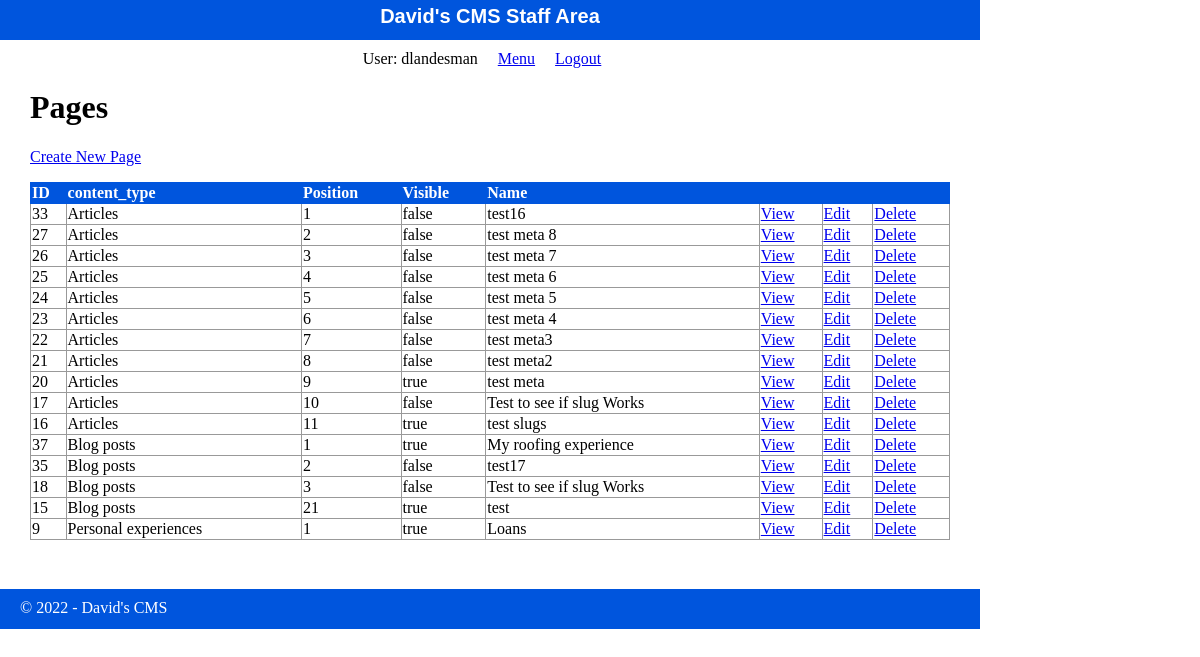
The page /staff/pages/index.php (signed in) on the database its author committed.
### tables this page shows
CREATE TABLE IF NOT EXISTS `pages` (
  `id` int(11) NOT NULL AUTO_INCREMENT,
  `content_type_id` int(11) DEFAULT NULL,
  `title` varchar(255) DEFAULT NULL,
  `position` int(3) DEFAULT NULL,
  `visible` tinyint(1) DEFAULT NULL,
  `content` text,
  `author_id` int(11) DEFAULT NULL,
  `slug` varchar(255) DEFAULT NULL,
  `created_at` timestamp NOT NULL DEFAULT CURRENT_TIMESTAMP,
  `updated_at` datetime NOT NULL DEFAULT CURRENT_TIMESTAMP ON UPDATE CURRENT_TIMESTAMP,
  PRIMARY KEY (`id`),
  UNIQUE KEY `unique_index_content_type_id_slug` (`content_type_id`,`slug`),
  KEY `fk_content_type_id` (`content_type_id`) USING BTREE,
  KEY `fk_author_id` (`author_id`)
);

CREATE TABLE IF NOT EXISTS `content_types` (
  `id` int(11) NOT NULL AUTO_INCREMENT,
  `name` varchar(255) DEFAULT NULL,
  `position` int(3) DEFAULT NULL,
  `visible` tinyint(1) DEFAULT NULL,
  `slug` varchar(255) NOT NULL,
  PRIMARY KEY (`id`)
);

### private/functions.php (called while the page is built, shortened)
<?php
function get_url($script_path) {
  return WWW_ROOT . $script_path;
}
function u($string="") {
  return urlencode($string);
}
function h($string="") {
  return htmlspecialchars($string);
}
?>

### private/query_functions.php (called while the page is built, shortened)
<?php
  function find_content_type_by_id($id, $options=[]) {
    global $db;
    $visible = $options['visible'] ?? false;
    $sql = "SELECT * FROM content_types ";
    $sql .= "WHERE id='" . db_escape($db, $id) . "' ";
    $result = mysqli_query($db, $sql);
    $content_type = mysqli_fetch_assoc($result);
    return $content_type;
  }
  function find_all_pages() {
    global $db;
    $sql = "SELECT * FROM pages ";
    $sql .= "ORDER BY content_type_id ASC, position ASC";
    $result = mysqli_query($db, $sql);
    return $result;
  }
?>

### private/database.php (called while the page is built, shortened)
<?php
  function db_escape($connection, $string) {
    return mysqli_real_escape_string($connection, $string);
  }
?>

### public/staff/pages/index.php (the view, shortened to what this page needs)
<?php
  $page_set = find_all_pages();
?>
<?php include(COMMON_PATH . '/staff_header.php'); ?>
<div id="content">
  <div class="pages listing">
    <h1>Pages</h1>
    <div class="actions">
      <a class="action" href="<?php echo get_url('/staff/pages/new.php'); ?>">Create New Page</a>
    </div>
  	<table class="list">
  	  <tr>
        <th>ID</th>
        <th>content_type</th>
        <th>Position</th>
        <th>Visible</th>
  	    <th>Name</th>
  	    <th>&nbsp;</th>
  	    <th>&nbsp;</th>
        <th>&nbsp;</th>
  	  </tr>
      <?php while($page = mysqli_fetch_assoc($page_set)) { ?>
        <?php $content_type = find_content_type_by_id($page['content_type_id']); ?>
        <tr>
          <td><?php echo h($page['id']); ?></td>
          <td><?php echo h($content_type['name']); ?></td>
          <td><?php echo h($page['position']); ?></td>
          <td><?php echo $page['visible'] == 1 ? 'true' : 'false'; ?></td>
    	    <td><?php echo h($page['title']); ?></td>
          <td><a class="action" href="<?php echo get_url('/staff/pages/show.php?id=' . h(u($page['id']))); ?>">View</a></td>
          <td><a class="action" href="<?php echo get_url('/staff/pages/edit.php?id=' . h(u($page['id']))); ?>">Edit</a></td>
          <td><a class="action" href="<?php echo get_url('/staff/pages/delete.php?id=' . h(u($page['id']))); ?>">Delete</a></td>
    	  </tr>
      <?php } ?>
  	</table>
  </div>
</div>
<?php include(COMMON_PATH . '/staff_footer.php'); ?>

### public/stylesheets/staff.css (style rules this page uses)
html { height: 100%; width: 100%; }
body { height: 980px; width: 100%; margin: 0; padding: 0; }
#content { width: 920px; min-height: 500px; padding: 0 30px; }
.actions { margin-bottom: 1em; }
table { border-collapse: collapse; vertical-align: top; }
table.list { width: 100%; }
table.list tr td { border: 1px solid #999999; }
table.list tr th { border: 1px solid #0055DD; background: #0055DD; color: white; text-align: left; }

### rows shown on the page
pages: id "33", content_type.name "Articles", position "1", visible "false", title "test16"
pages: id "27", content_type.name "Articles", position "2", visible "false", title "test meta 8"
pages: id "26", content_type.name "Articles", position "3", visible "false", title "test meta 7"
pages: id "25", content_type.name "Articles", position "4", visible "false", title "test meta 6"
pages: id "24", content_type.name "Articles", position "5", visible "false", title "test meta 5"
pages: id "23", content_type.name "Articles", position "6", visible "false", title "test meta 4"
pages: id "22", content_type.name "Articles", position "7", visible "false", title "test meta3"
pages: id "21", content_type.name "Articles", position "8", visible "false", title "test meta2"
pages: id "20", content_type.name "Articles", position "9", visible "true", title "test meta"
pages: id "17", content_type.name "Articles", position "10", visible "false", title "Test to see if slug Works"
pages: id "16", content_type.name "Articles", position "11", visible "true", title "test slugs"
pages: id "37", content_type.name "Blog posts", position "1", visible "true", title "My roofing experience"
pages: id "35", content_type.name "Blog posts", position "2", visible "false", title "test17"
pages: id "18", content_type.name "Blog posts", position "3", visible "false", title "Test to see if slug Works"
pages: id "15", content_type.name "Blog posts", position "21", visible "true", title "test"
pages: id "9", content_type.name "Personal experiences", position "1", visible "true", title "Loans"

### other values the page prints
SITE_NAME "David's CMS"
$_SESSION['username'] "dlandesman"
